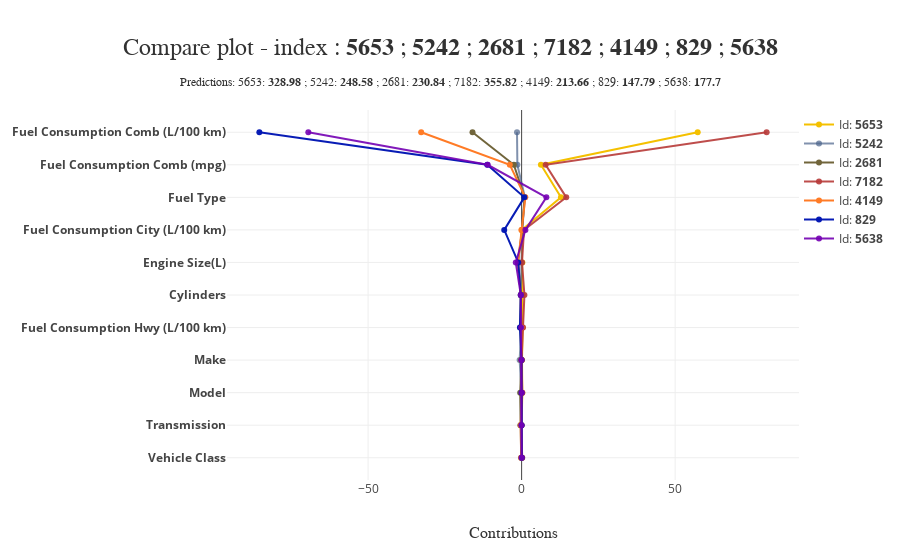

Notebook cell for this chart:
### Code cell
xpl.plot.compare_plot(row_num=[0, 1, 2, 3, 4,5,6], max_features=11)

### Figure 1 — Plotly figure (JSON) as saved in the notebook; plotly's stock layout.template omitted (floating-point values rounded to 4 significant figures)
{"data": [{"hoverinfo": "text", "hovertext": ["Id: <b>5653</b><br /><b>Vehicle Class</b> <br />Contribution: 0.0813 <br />Value: 6.0", "Id: <b>5653</b><br /><b>Transmission</b> <br />Contribution: 0.0118 <br />Value: 3.0", "Id: <b>5653</b><br /><b>Model</b> <br />Contribution: 0.2292 <br />Value: 1731.0", "Id: <b>5653</b><br /><b>Make</b> <br />Contribution: 0.1344 <br />Value: 9.0", "Id: <b>5653</b><br /><b>Fuel Consumption Hwy (L/100 km)</b> <br />Contribution: 0.3252 <br />Value: 11.9", "Id: <b>5653</b><br /><b>Cylinders</b> <br />Contribution: 0.3041 <br />Value: 8.0", "Id: <b>5653</b><br /><b>Engine Size(L)</b> <br />Contribution: 0.2501 <br />Value: 5.3", "Id: <b>5653</b><br /><b>Fuel Consumption City (L/100 km)</b> <br />Contribution: 0.0601 <br />Value: 15.7", "Id: <b>5653</b><br /><b>Fuel Type</b> <br />Contribution: 12.8214 <br />Value: 3.0", "Id: <b>5653</b><br /><b>Fuel Consumption Comb (mpg)</b> <br />Contribution: 6.2879 <br />Value: 20.0", "Id: <b>5653</b><br /><b>Fuel Consumption Comb (L/100 km)</b> <br />Contribution: 57.3423 <br />Value: 14.0"], "marker": {"color": "rgba(244, 192, 0, 1.0)"}, "mode": "lines+markers", "name": "Id: <b>5653</b>", "showlegend": true, "type": "scatter", "x": [0.08132, 0.01183, 0.2292, 0.1344, 0.3252, 0.3041, 0.2501, 0.0601, 12.82, 6.288, 57.34], "y": ["<b>Vehicle Class</b>", "<b>Transmission</b>", "<b>Model</b>", "<b>Make</b>", "<b>Fuel Consumption Hwy (L/100 km)</b>", "<b>Cylinders</b>", "<b>Engine Size(L)</b>", "<b>Fuel Consumption City (L/100 km)</b>", "<b>Fuel Type</b>", "<b>Fuel Consumption Comb (mpg)</b>", "<b>Fuel Consumption Comb (L/100 km)</b>"]}, {"hoverinfo": "text", "hovertext": ["Id: <b>5242</b><br /><b>Vehicle Class</b> <br />Contribution: 0.0642 <br />Value: 11.0", "Id: <b>5242</b><br /><b>Transmission</b> <br />Contribution: 0.0020 <br />Value: 19.0", "Id: <b>5242</b><br /><b>Model</b> <br />Contribution: -0.0303 <br />Value: 1360.0", "Id: <b>5242</b><br /><b>Make</b> <br />Contribution: -0.6448 <br />Value: 31.0", "Id: <b>5242</b><br /><b>Fuel Consumption Hwy (L/100 km)</b> <br />Contribution: -0.0812 <br />Value: 8.9", "Id: <b>5242</b><br /><b>Cylinders</b> <br />Contribution: -0.2621 <br />Value: 6.0", "Id: <b>5242</b><br /><b>Engine Size(L)</b> <br />Contribution: 0.0110 <br />Value: 3.5", "Id: <b>5242</b><br /><b>Fuel Consumption City (L/100 km)</b> <br />Contribution: 0.1955 <br />Value: 12.1", "Id: <b>5242</b><br /><b>Fuel Type</b> <br />Contribution: 1.0692 <br />Value: 3.0", "Id: <b>5242</b><br /><b>Fuel Consumption Comb (mpg)</b> <br />Contribution: -1.3772 <br />Value: 26.0", "Id: <b>5242</b><br /><b>Fuel Consumption Comb (L/100 km)</b> <br />Contribution: -1.4979 <br />Value: 10.7"], "marker": {"color": "rgba(74, 99, 138, 0.7)"}, "mode": "lines+markers", "name": "Id: <b>5242</b>", "showlegend": true, "type": "scatter", "x": [0.06424, 0.002036, -0.03035, -0.6448, -0.08115, -0.2621, 0.01097, 0.1955, 1.069, -1.377, -1.498], "y": ["<b>Vehicle Class</b>", "<b>Transmission</b>", "<b>Model</b>", "<b>Make</b>", "<b>Fuel Consumption Hwy (L/100 km)</b>", "<b>Cylinders</b>", "<b>Engine Size(L)</b>", "<b>Fuel Consumption City (L/100 km)</b>", "<b>Fuel Type</b>", "<b>Fuel Consumption Comb (mpg)</b>", "<b>Fuel Consumption Comb (L/100 km)</b>"]}, {"hoverinfo": "text", "hovertext": ["Id: <b>2681</b><br /><b>Vehicle Class</b> <br />Contribution: -0.1340 <br />Value: 11.0", "Id: <b>2681</b><br /><b>Transmission</b> <br />Contribution: -0.4045 <br />Value: 3.0", "Id: <b>2681</b><br /><b>Model</b> <br />Contribution: -0.4641 <br />Value: 1771.0", "Id: <b>2681</b><br /><b>Make</b> <br />Contribution: -0.0215 <br />Value: 15.0", "Id: <b>2681</b><br /><b>Fuel Consumption Hwy (L/100 km)</b> <br />Contribution: -0.4315 <br />Value: 8.2", "Id: <b>2681</b><br /><b>Cylinders</b> <br />Contribution: -0.2569 <br />Value: 4.0", "Id: <b>2681</b><br /><b>Engine Size(L)</b> <br />Contribution: -1.1857 <br />Value: 2.4", "Id: <b>2681</b><br /><b>Fuel Consumption City (L/100 km)</b> <br />Contribution: 0.1530 <br />Value: 11.5", "Id: <b>2681</b><br /><b>Fuel Type</b> <br />Contribution: 0.9655 <br />Value: 3.0", "Id: <b>2681</b><br /><b>Fuel Consumption Comb (mpg)</b> <br />Contribution: -2.5203 <br />Value: 28.0", "Id: <b>2681</b><br /><b>Fuel Consumption Comb (L/100 km)</b> <br />Contribution: -15.9917 <br />Value: 10.0"], "marker": {"color": "rgba(113, 101, 59, 1.0)"}, "mode": "lines+markers", "name": "Id: <b>2681</b>", "showlegend": true, "type": "scatter", "x": [-0.134, -0.4045, -0.4641, -0.02153, -0.4315, -0.2569, -1.186, 0.153, 0.9655, -2.52, -15.99], "y": ["<b>Vehicle Class</b>", "<b>Transmission</b>", "<b>Model</b>", "<b>Make</b>", "<b>Fuel Consumption Hwy (L/100 km)</b>", "<b>Cylinders</b>", "<b>Engine Size(L)</b>", "<b>Fuel Consumption City (L/100 km)</b>", "<b>Fuel Type</b>", "<b>Fuel Consumption Comb (mpg)</b>", "<b>Fuel Consumption Comb (L/100 km)</b>"]}, {"hoverinfo": "text", "hovertext": ["Id: <b>7182</b><br /><b>Vehicle Class</b> <br />Contribution: 0.2089 <br />Value: 1.0", "Id: <b>7182</b><br /><b>Transmission</b> <br />Contribution: -0.1917 <br />Value: 4.0", "Id: <b>7182</b><br /><b>Model</b> <br />Contribution: 0.2152 <br />Value: 348.0", "Id: <b>7182</b><br /><b>Make</b> <br />Contribution: 0.0060 <br />Value: 28.0", "Id: <b>7182</b><br /><b>Fuel Consumption Hwy (L/100 km)</b> <br />Contribution: 0.4544 <br />Value: 10.9", "Id: <b>7182</b><br /><b>Cylinders</b> <br />Contribution: 0.9173 <br />Value: 12.0", "Id: <b>7182</b><br /><b>Engine Size(L)</b> <br />Contribution: 0.1315 <br />Value: 6.0", "Id: <b>7182</b><br /><b>Fuel Consumption City (L/100 km)</b> <br />Contribution: 0.7855 <br />Value: 18.6", "Id: <b>7182</b><br /><b>Fuel Type</b> <br />Contribution: 14.5352 <br />Value: 4.0", "Id: <b>7182</b><br /><b>Fuel Consumption Comb (mpg)</b> <br />Contribution: 7.8255 <br />Value: 19.0", "Id: <b>7182</b><br /><b>Fuel Consumption Comb (L/100 km)</b> <br />Contribution: 79.7968 <br />Value: 15.1"], "marker": {"color": "rgba(183, 58, 56, 0.9)"}, "mode": "lines+markers", "name": "Id: <b>7182</b>", "showlegend": true, "type": "scatter", "x": [0.2089, -0.1917, 0.2152, 0.005971, 0.4544, 0.9173, 0.1315, 0.7855, 14.54, 7.826, 79.8], "y": ["<b>Vehicle Class</b>", "<b>Transmission</b>", "<b>Model</b>", "<b>Make</b>", "<b>Fuel Consumption Hwy (L/100 km)</b>", "<b>Cylinders</b>", "<b>Engine Size(L)</b>", "<b>Fuel Consumption City (L/100 km)</b>", "<b>Fuel Type</b>", "<b>Fuel Consumption Comb (mpg)</b>", "<b>Fuel Consumption Comb (L/100 km)</b>"]}, {"hoverinfo": "text", "hovertext": ["Id: <b>4149</b><br /><b>Vehicle Class</b> <br />Contribution: -0.1525 <br />Value: 11.0", "Id: <b>4149</b><br /><b>Transmission</b> <br />Contribution: -0.2908 <br />Value: 21.0", "Id: <b>4149</b><br /><b>Model</b> <br />Contribution: -0.0546 <br />Value: 1525.0", "Id: <b>4149</b><br /><b>Make</b> <br />Contribution: -0.1047 <br />Value: 30.0", "Id: <b>4149</b><br /><b>Fuel Consumption Hwy (L/100 km)</b> <br />Contribution: -0.0613 <br />Value: 8.2", "Id: <b>4149</b><br /><b>Cylinders</b> <br />Contribution: -0.2419 <br />Value: 4.0", "Id: <b>4149</b><br /><b>Engine Size(L)</b> <br />Contribution: -1.1772 <br />Value: 2.0", "Id: <b>4149</b><br /><b>Fuel Consumption City (L/100 km)</b> <br />Contribution: -0.0654 <br />Value: 10.1", "Id: <b>4149</b><br /><b>Fuel Type</b> <br />Contribution: 1.2111 <br />Value: 3.0", "Id: <b>4149</b><br /><b>Fuel Consumption Comb (mpg)</b> <br />Contribution: -3.8389 <br />Value: 31.0", "Id: <b>4149</b><br /><b>Fuel Consumption Comb (L/100 km)</b> <br />Contribution: -32.7031 <br />Value: 9.2"], "marker": {"color": "rgba(255, 123, 38, 1.0)"}, "mode": "lines+markers", "name": "Id: <b>4149</b>", "showlegend": true, "type": "scatter", "x": [-0.1525, -0.2908, -0.05463, -0.1047, -0.06126, -0.2419, -1.177, -0.06538, 1.211, -3.839, -32.7], "y": ["<b>Vehicle Class</b>", "<b>Transmission</b>", "<b>Model</b>", "<b>Make</b>", "<b>Fuel Consumption Hwy (L/100 km)</b>", "<b>Cylinders</b>", "<b>Engine Size(L)</b>", "<b>Fuel Consumption City (L/100 km)</b>", "<b>Fuel Type</b>", "<b>Fuel Consumption Comb (mpg)</b>", "<b>Fuel Consumption Comb (L/100 km)</b>"]}, {"hoverinfo": "text", "hovertext": ["Id: <b>829</b><br /><b>Vehicle Class</b> <br />Contribution: 0.0354 <br />Value: 0.0", "Id: <b>829</b><br /><b>Transmission</b> <br />Contribution: -0.0120 <br />Value: 24.0", "Id: <b>829</b><br /><b>Model</b> <br />Contribution: -0.0702 <br />Value: 1242.0", "Id: <b>829</b><br /><b>Make</b> <br />Contribution: -0.0315 <br />Value: 30.0", "Id: <b>829</b><br /><b>Fuel Consumption Hwy (L/100 km)</b> <br />Contribution: -0.5363 <br />Value: 5.6", "Id: <b>829</b><br /><b>Cylinders</b> <br />Contribution: -0.2736 <br />Value: 3.0", "Id: <b>829</b><br /><b>Engine Size(L)</b> <br />Contribution: -1.0906 <br />Value: 1.2", "Id: <b>829</b><br /><b>Fuel Consumption City (L/100 km)</b> <br />Contribution: -5.6596 <br />Value: 7.0", "Id: <b>829</b><br /><b>Fuel Type</b> <br />Contribution: 0.8870 <br />Value: 3.0", "Id: <b>829</b><br /><b>Fuel Consumption Comb (mpg)</b> <br />Contribution: -11.1902 <br />Value: 44.0", "Id: <b>829</b><br /><b>Fuel Consumption Comb (L/100 km)</b> <br />Contribution: -85.4037 <br />Value: 6.4"], "marker": {"color": "rgba(0, 21, 179, 0.97)"}, "mode": "lines+markers", "name": "Id: <b>829</b>", "showlegend": true, "type": "scatter", "x": [0.03537, -0.01203, -0.07022, -0.03152, -0.5363, -0.2736, -1.091, -5.66, 0.887, -11.19, -85.4], "y": ["<b>Vehicle Class</b>", "<b>Transmission</b>", "<b>Model</b>", "<b>Make</b>", "<b>Fuel Consumption Hwy (L/100 km)</b>", "<b>Cylinders</b>", "<b>Engine Size(L)</b>", "<b>Fuel Consumption City (L/100 km)</b>", "<b>Fuel Type</b>", "<b>Fuel Consumption Comb (mpg)</b>", "<b>Fuel Consumption Comb (L/100 km)</b>"]}, {"hoverinfo": "text", "hovertext": ["Id: <b>5638</b><br /><b>Vehicle Class</b> <br />Contribution: 0.0058 <br />Value: 2.0", "Id: <b>5638</b><br /><b>Transmission</b> <br />Contribution: -0.0246 <br />Value: 6.0", "Id: <b>5638</b><br /><b>Model</b> <br />Contribution: 0.0949 <br />Value: 695.0", "Id: <b>5638</b><br /><b>Make</b> <br />Contribution: -0.0115 <br />Value: 9.0", "Id: <b>5638</b><br /><b>Fuel Consumption Hwy (L/100 km)</b> <br />Contribution: -0.1507 <br />Value: 5.2", "Id: <b>5638</b><br /><b>Cylinders</b> <br />Contribution: -0.2461 <br />Value: 4.0", "Id: <b>5638</b><br /><b>Engine Size(L)</b> <br />Contribution: -1.9020 <br />Value: 1.6", "Id: <b>5638</b><br /><b>Fuel Consumption City (L/100 km)</b> <br />Contribution: 1.2391 <br />Value: 7.8", "Id: <b>5638</b><br /><b>Fuel Type</b> <br />Contribution: 8.0588 <br />Value: 0.0", "Id: <b>5638</b><br /><b>Fuel Consumption Comb (mpg)</b> <br />Contribution: -11.0470 <br />Value: 43.0", "Id: <b>5638</b><br /><b>Fuel Consumption Comb (L/100 km)</b> <br />Contribution: -69.4521 <br />Value: 6.6"], "marker": {"color": "rgba(116, 1, 179, 0.9)"}, "mode": "lines+markers", "name": "Id: <b>5638</b>", "showlegend": true, "type": "scatter", "x": [0.005767, -0.02464, 0.09489, -0.01153, -0.1507, -0.2461, -1.902, 1.239, 8.059, -11.05, -69.45], "y": ["<b>Vehicle Class</b>", "<b>Transmission</b>", "<b>Model</b>", "<b>Make</b>", "<b>Fuel Consumption Hwy (L/100 km)</b>", "<b>Cylinders</b>", "<b>Engine Size(L)</b>", "<b>Fuel Consumption City (L/100 km)</b>", "<b>Fuel Type</b>", "<b>Fuel Consumption Comb (mpg)</b>", "<b>Fuel Consumption Comb (L/100 km)</b>"]}], "layout": {"height": 550, "hovermode": "closest", "legend": {"x": 1, "y": 1}, "margin": {"b": 70, "l": 150, "r": 20, "t": 110}, "title": {"font": {"color": "rgb(50, 50, 50)", "family": "Arial", "size": 24}, "text": "Compare plot - index : <b>5653</b> ; <b>5242</b> ; <b>2681</b> ; <b>7182</b> ; <b>4149</b> ; <b>829</b> ; <b>5638</b><span style='font-size: 12px;'><br />Predictions: 5653: <b>328.98</b> ; 5242: <b>248.58</b> ; 2681: <b>230.84</b> ; 7182: <b>355.82</b> ; 4149: <b>213.66</b> ; 829: <b>147.79</b> ; 5638: <b>177.7</b></span>", "x": 0.5, "xanchor": "center", "y": 0.9, "yanchor": "middle"}, "width": 900, "xaxis": {"automargin": true, "title": {"font": {"color": "rgb(50, 50, 50)", "family": "Arial Black", "size": 16}, "text": "Contributions"}}, "yaxis": {"automargin": true, "title": {"font": {"color": "rgb(50, 50, 50)", "family": "Arial Black", "size": 16}}, "type": "category"}}}
